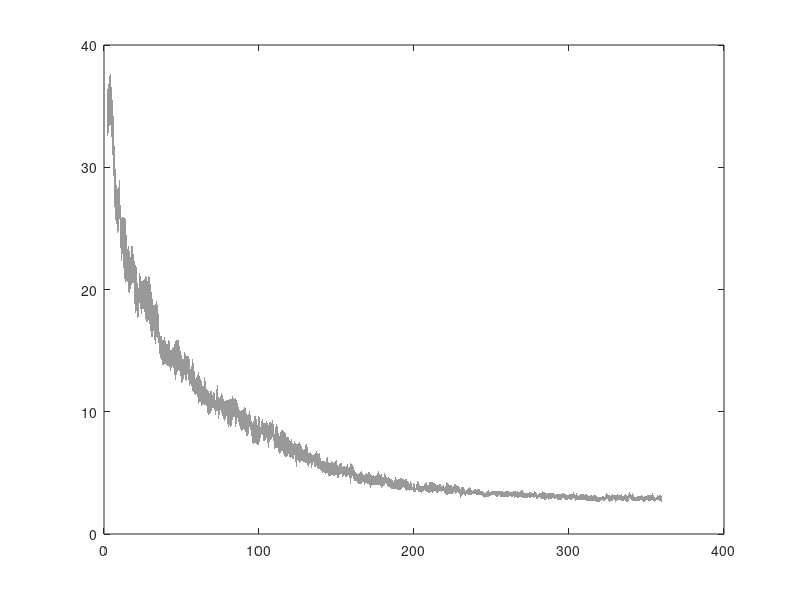

Write the MATLAB code that produced this figure. (Note: this script raises an error after producing the figure.)
load("Data/RollingError.mat");

% plot(2:360, mean(rollingerror.'));
% hold on
% plot(2:360, mean(rollingerror.')+std(rollingerror.'));
% plot(2:360, mean(rollingerror.')-std(rollingerror.'));

avg_data = mean(rollingerror,2,'omitnan').';
std_data = std(rollingerror,0,2,'omitnan').';
x = 2:360;

fill([x, flip(x)], [avg_data+std_data, flip(avg_data-std_data)], [0.6 0.6 0.6], 'EdgeColor','none')
hold on
plot(x, smooth(avg_data), 'k', 'linewidth', 2);
plot([0 360], [2.8 2.8], 'linewidth', 1, 'linestyle', '--', 'color', 'k');

box off
set(gca, 'color', 'w', 'fontsize', 15, 'linewidth', 2);
xlim([0 360]);
xlabel("Number of Configurations");
ylabel("Localization Error (mm)");
set(gcf, 'color', 'w', 'position', [100 100 544 313]);
